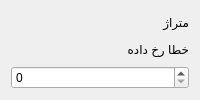
                   <widget class="QFrame" name="meterageFormFrame">
                    <layout class="QVBoxLayout" name="verticalLayout_70" stretch="0,0,0">
                     <item>
                      <widget class="QLabel" name="meterageFormLbl">
                       <property name="styleSheet">
                        <string notr="true">label</string>
                       </property>
                       <property name="text">
                        <string>متراژ</string>
                       </property>
                       <property name="styleClass" stdset="0">
                        <string>form-label</string>
                       </property>
                      </widget>
                     </item>
                     <item>
                      <widget class="QLabel" name="meterageFormError">
                       <property name="text">
                        <string>خطا رخ داده</string>
                       </property>
                       <property name="styleClass" stdset="0">
                        <string>form-field-error</string>
                       </property>
                      </widget>
                     </item>
                     <item>
                      <widget class="QSpinBox" name="meterageFormInpt">
                       <property name="styleClass" stdset="0">
                        <string>form-field</string>
                       </property>
                      </widget>
                     </item>
                    </layout>
                   </widget>
